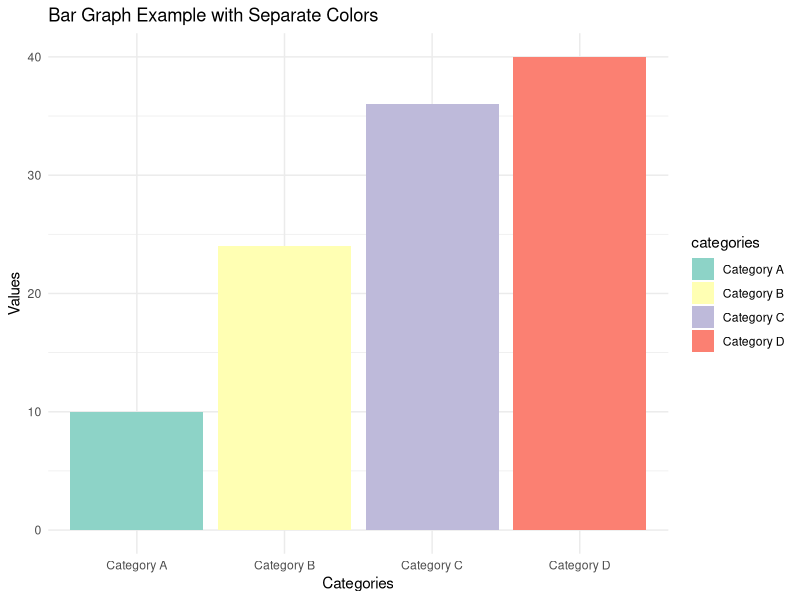

Reproduce this figure in R.

library(ggplot2)

categories <- c('Category A', 'Category B', 'Category C', 'Category D')
values <- c(10, 24, 36, 40)

data <- data.frame(categories, values)


ggplot(data, aes(x=categories, y=values, fill=categories)) +
  geom_bar(stat="identity") +
  labs(title="Bar Graph Example with Separate Colors", x="Categories", y="Values") +
  theme_minimal() +
  scale_fill_brewer(palette="Set3") 
